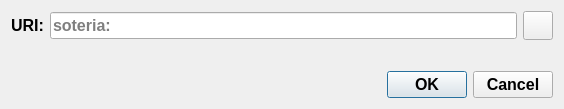
<?xml version="1.0" encoding="UTF-8"?>
<ui version="4.0">
 <class>OpenURIDialog</class>
 <widget class="QDialog" name="OpenURIDialog">
  <property name="geometry">
   <rect>
    <x>0</x>
    <y>0</y>
    <width>564</width>
    <height>109</height>
   </rect>
  </property>
  <property name="font">
   <font>
    <pointsize>12</pointsize>
    <weight>75</weight>
    <bold>true</bold>
   </font>
  </property>
  <property name="windowTitle">
   <string>Open soteria URI</string>
  </property>
  <layout class="QVBoxLayout" name="verticalLayout">
   <item>
    <layout class="QHBoxLayout" name="horizontalLayout">
     <item>
      <widget class="QLabel" name="label">
       <property name="text">
        <string>URI:</string>
       </property>
      </widget>
     </item>
     <item>
      <widget class="QValidatedLineEdit" name="uriEdit">
       <property name="placeholderText">
        <string notr="true">soteria:</string>
       </property>
      </widget>
     </item>
     <item>
      <widget class="QToolButton" name="pasteButton">
       <property name="toolTip">
        <string extracomment="Tooltip text for button that allows you to paste an address that is in your clipboard.">Paste address from clipboard</string>
       </property>
       <property name="text">
        <string/>
       </property>
       <property name="icon">
        <iconset>
         <normaloff>:/icons/editpaste</normaloff>:/icons/editpaste</iconset>
       </property>
       <property name="iconSize">
        <size>
         <width>22</width>
         <height>22</height>
        </size>
       </property>
      </widget>
     </item>
    </layout>
   </item>
   <item>
    <spacer name="verticalSpacer">
     <property name="orientation">
      <enum>Qt::Vertical</enum>
     </property>
     <property name="sizeHint" stdset="0">
      <size>
       <width>20</width>
       <height>40</height>
      </size>
     </property>
    </spacer>
   </item>
   <item>
    <widget class="QDialogButtonBox" name="buttonBox">
     <property name="orientation">
      <enum>Qt::Horizontal</enum>
     </property>
     <property name="standardButtons">
      <set>QDialogButtonBox::Cancel|QDialogButtonBox::Ok</set>
     </property>
    </widget>
   </item>
  </layout>
 </widget>
 <customwidgets>
  <customwidget>
   <class>QValidatedLineEdit</class>
   <extends>QLineEdit</extends>
   <header>qvalidatedlineedit.h</header>
  </customwidget>
 </customwidgets>
 <resources/>
 <connections>
  <connection>
   <sender>buttonBox</sender>
   <signal>accepted()</signal>
   <receiver>OpenURIDialog</receiver>
   <slot>accept()</slot>
   <hints>
    <hint type="sourcelabel">
     <x>248</x>
     <y>254</y>
    </hint>
    <hint type="destinationlabel">
     <x>157</x>
     <y>274</y>
    </hint>
   </hints>
  </connection>
  <connection>
   <sender>buttonBox</sender>
   <signal>rejected()</signal>
   <receiver>OpenURIDialog</receiver>
   <slot>reject()</slot>
   <hints>
    <hint type="sourcelabel">
     <x>316</x>
     <y>260</y>
    </hint>
    <hint type="destinationlabel">
     <x>286</x>
     <y>274</y>
    </hint>
   </hints>
  </connection>
 </connections>
</ui>
